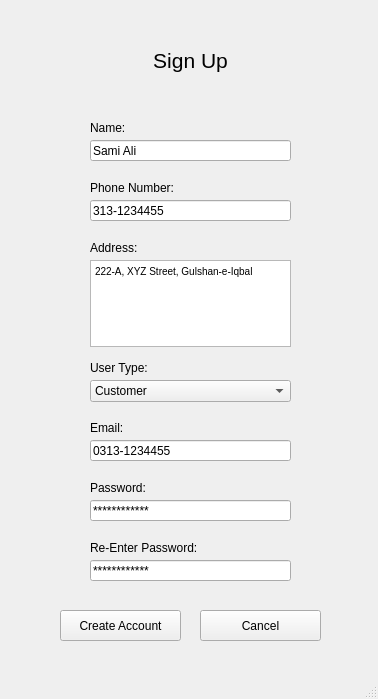
<?xml version="1.0" encoding="UTF-8"?>
<ui version="4.0">
 <class>MainWindow</class>
 <widget class="QMainWindow" name="MainWindow">
  <property name="geometry">
   <rect>
    <x>0</x>
    <y>0</y>
    <width>378</width>
    <height>699</height>
   </rect>
  </property>
  <property name="windowTitle">
   <string>MainWindow</string>
  </property>
  <widget class="QWidget" name="centralwidget">
   <widget class="QLabel" name="label_4">
    <property name="geometry">
     <rect>
      <x>90</x>
      <y>40</y>
      <width>201</width>
      <height>41</height>
     </rect>
    </property>
    <property name="font">
     <font>
      <pointsize>16</pointsize>
     </font>
    </property>
    <property name="text">
     <string>Sign Up</string>
    </property>
    <property name="alignment">
     <set>Qt::AlignCenter</set>
    </property>
   </widget>
   <widget class="QLineEdit" name="password">
    <property name="geometry">
     <rect>
      <x>90</x>
      <y>500</y>
      <width>201</width>
      <height>21</height>
     </rect>
    </property>
    <property name="text">
     <string>************</string>
    </property>
   </widget>
   <widget class="QLabel" name="label_5">
    <property name="geometry">
     <rect>
      <x>90</x>
      <y>480</y>
      <width>71</width>
      <height>16</height>
     </rect>
    </property>
    <property name="text">
     <string>Password:</string>
    </property>
   </widget>
   <widget class="QLabel" name="label_6">
    <property name="geometry">
     <rect>
      <x>90</x>
      <y>120</y>
      <width>55</width>
      <height>16</height>
     </rect>
    </property>
    <property name="text">
     <string>Name:</string>
    </property>
   </widget>
   <widget class="QLineEdit" name="name">
    <property name="geometry">
     <rect>
      <x>90</x>
      <y>140</y>
      <width>201</width>
      <height>21</height>
     </rect>
    </property>
    <property name="inputMask">
     <string/>
    </property>
    <property name="text">
     <string>Sami Ali</string>
    </property>
   </widget>
   <widget class="QLineEdit" name="reEnterPassword">
    <property name="geometry">
     <rect>
      <x>90</x>
      <y>560</y>
      <width>201</width>
      <height>21</height>
     </rect>
    </property>
    <property name="text">
     <string>************</string>
    </property>
   </widget>
   <widget class="QLabel" name="label_7">
    <property name="geometry">
     <rect>
      <x>90</x>
      <y>540</y>
      <width>131</width>
      <height>16</height>
     </rect>
    </property>
    <property name="text">
     <string>Re-Enter Password:</string>
    </property>
   </widget>
   <widget class="QLabel" name="label_8">
    <property name="geometry">
     <rect>
      <x>90</x>
      <y>180</y>
      <width>131</width>
      <height>16</height>
     </rect>
    </property>
    <property name="text">
     <string>Phone Number:</string>
    </property>
   </widget>
   <widget class="QLineEdit" name="phoneNum">
    <property name="geometry">
     <rect>
      <x>90</x>
      <y>200</y>
      <width>201</width>
      <height>21</height>
     </rect>
    </property>
    <property name="inputMask">
     <string/>
    </property>
    <property name="text">
     <string>313-1234455</string>
    </property>
    <property name="cursorPosition">
     <number>11</number>
    </property>
   </widget>
   <widget class="QLabel" name="label_9">
    <property name="geometry">
     <rect>
      <x>90</x>
      <y>240</y>
      <width>131</width>
      <height>16</height>
     </rect>
    </property>
    <property name="text">
     <string>Address:</string>
    </property>
   </widget>
   <widget class="QLabel" name="label_10">
    <property name="geometry">
     <rect>
      <x>90</x>
      <y>420</y>
      <width>131</width>
      <height>16</height>
     </rect>
    </property>
    <property name="text">
     <string>Email:</string>
    </property>
   </widget>
   <widget class="QLineEdit" name="email">
    <property name="geometry">
     <rect>
      <x>90</x>
      <y>440</y>
      <width>201</width>
      <height>21</height>
     </rect>
    </property>
    <property name="text">
     <string>0313-1234455</string>
    </property>
   </widget>
   <widget class="QLabel" name="label_11">
    <property name="geometry">
     <rect>
      <x>90</x>
      <y>360</y>
      <width>131</width>
      <height>16</height>
     </rect>
    </property>
    <property name="text">
     <string>User Type:</string>
    </property>
   </widget>
   <widget class="QComboBox" name="userType">
    <property name="geometry">
     <rect>
      <x>90</x>
      <y>380</y>
      <width>201</width>
      <height>22</height>
     </rect>
    </property>
    <item>
     <property name="text">
      <string>Customer</string>
     </property>
    </item>
    <item>
     <property name="text">
      <string>Distributor</string>
     </property>
    </item>
    <item>
     <property name="text">
      <string>Supplier</string>
     </property>
    </item>
   </widget>
   <widget class="QPushButton" name="cancel">
    <property name="geometry">
     <rect>
      <x>200</x>
      <y>610</y>
      <width>121</width>
      <height>31</height>
     </rect>
    </property>
    <property name="text">
     <string>Cancel</string>
    </property>
   </widget>
   <widget class="QPushButton" name="createAccount_button">
    <property name="geometry">
     <rect>
      <x>60</x>
      <y>610</y>
      <width>121</width>
      <height>31</height>
     </rect>
    </property>
    <property name="text">
     <string>Create Account</string>
    </property>
   </widget>
   <widget class="QTextEdit" name="address">
    <property name="geometry">
     <rect>
      <x>90</x>
      <y>260</y>
      <width>201</width>
      <height>87</height>
     </rect>
    </property>
    <property name="html">
     <string>&lt;!DOCTYPE HTML PUBLIC &quot;-//W3C//DTD HTML 4.0//EN&quot; &quot;http://www.w3.org/TR/REC-html40/strict.dtd&quot;&gt;
&lt;html&gt;&lt;head&gt;&lt;meta name=&quot;qrichtext&quot; content=&quot;1&quot; /&gt;&lt;style type=&quot;text/css&quot;&gt;
p, li { white-space: pre-wrap; }
&lt;/style&gt;&lt;/head&gt;&lt;body style=&quot; font-family:'MS Shell Dlg 2'; font-size:7.8pt; font-weight:400; font-style:normal;&quot;&gt;
&lt;p style=&quot; margin-top:0px; margin-bottom:0px; margin-left:0px; margin-right:0px; -qt-block-indent:0; text-indent:0px;&quot;&gt;222-A, XYZ Street, Gulshan-e-Iqbal&lt;/p&gt;&lt;/body&gt;&lt;/html&gt;</string>
    </property>
   </widget>
  </widget>
  <widget class="QMenuBar" name="menubar">
   <property name="geometry">
    <rect>
     <x>0</x>
     <y>0</y>
     <width>378</width>
     <height>26</height>
    </rect>
   </property>
  </widget>
  <widget class="QStatusBar" name="statusbar"/>
 </widget>
 <resources/>
 <connections/>
</ui>
